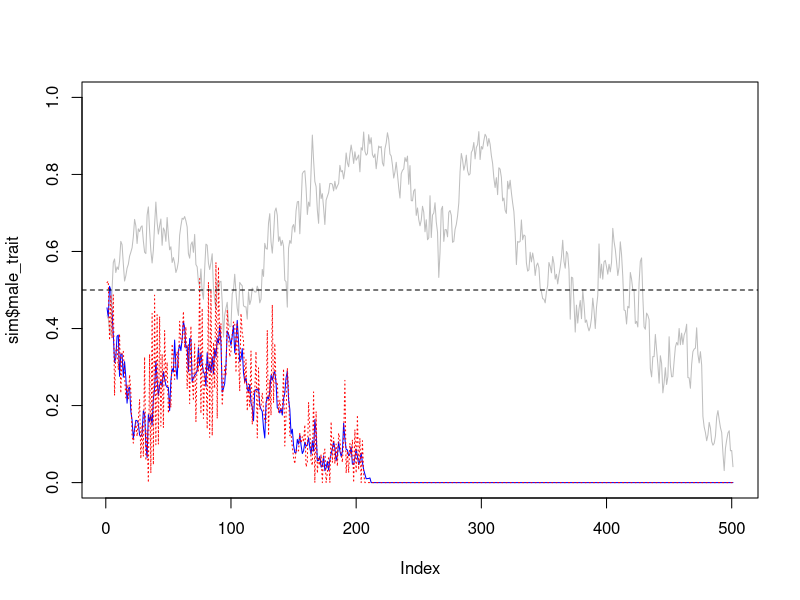

Recreate this plot in R.
#### parameters ####

## list of global parameters
p <- list(
  nb_class = c(1,1), ## i classes of juveniles; non reproductive; only the last observes
  ## j classes of adults; reproductive; only the last does not observe
  K = 200, ## pop size
  female_strategy = "conformity", ## alternatives: "koinophilia" or "conformity"
  survival = 0.9, ## must be < 1
  ageing = 0.1, ## probability to stay in the same age class from one time step to the next
  initial_trait_frequency = 0.5, # initial probability that males have trait 1 (and neutral trait 1)
  # initial_choice_frequency = 0.1, # initial probability that females have chosen trait 1
  n_matings = 10, ## maximum number of matings for males at every time step, must be > 0
  heritability = 1, ## with mutation rate = 1 - heritability
  n_obs = 10, ## maximal number of couples observed per female
  c = 0.6, ## copying rate
  n_steps_removed = 50) ## must be > 0

## dataframe for parameters variation
param_variation <- expand.grid(n_obs = c(4, 6, 8, 10, 15),
                               heritability = 1,
                               c = seq(0.6, 0.8, 0.05))
param_variation_null <- expand.grid(n_obs = 0,
                               heritability = 1,
                               c = seq(0.6, 0.8, 0.05))

## number of replicates per combination of parameters
n_replicates <- 100

## total number of simulations to run
n_simus <- nrow(param_variation) * n_replicates

## number of time steps
n_steps <- 200


#### functions to run simulations ####

# parameters <- p

init_pop <- function(parameters) {
  males <- matrix(NA, nrow = parameters$K, ncol = 4) ## age / trait / neutral trait / alive / nb of matings    
  females <- matrix(NA, nrow = parameters$K, ncol = 7) ## age / trait / neutral trait / alive / observed / preferred / ID male chosen
  colnames(males) <- c("age", "trait", "neutral", "alive")
  colnames(females) <- c("age", "trait", "neutral", "alive", "observed", "preferred", "ID_father")
  ## description of classes
  reproductive = c(rep(FALSE, parameters$nb_class[1]), rep(TRUE, parameters$nb_class[2]))
  observing = c(rep(FALSE, parameters$nb_class[1]-1), TRUE, rep(TRUE, parameters$nb_class[2]-1), FALSE)
  ## initial repartition among age classes
  ## geometric decrease in frequency, based on survival chances
  n <- with(parameters,sum(nb_class))
  pr <- with(parameters, survival^(1:n) / ((survival-survival^(n+1)) / (1-survival))) 
  ## randomly draw number of males
  n_males <- rbinom(1, size = parameters$K, prob = 1/2)
  n_females <- parameters$K - n_males
  ## random repartition of individuals among age classes
  n_males <- as.numeric(rmultinom(1, size = n_males, prob = pr)) # number of males per age class
  n_females <- as.numeric(rmultinom(1, size = n_females, prob = pr)) # number of females per age class
  
  n_tot_females <- sum(n_females) # total number of females
  n_tot_males <- sum(n_males) # total number of males
  
  ## Initialization of age, trait, neutral trait and "who is alive" for females and males
  if (n_tot_females > 0) {
    pos <- 1 : n_tot_females
    females[pos, "age"] <- rep(1:n, times = n_females) # initialization of age in the female matrix
    females[pos, "trait"] <- rbinom(n_tot_females, size = 1, prob = parameters$initial_trait_frequency) # initialization of trait
    females[pos, "neutral"] <- rbinom(n_tot_females, size = 1, prob = parameters$initial_trait_frequency) # initialization of neutral trait
    females[pos, "alive"] <- 1 # initialization of "who is alive"
  }
  if (n_tot_males > 0) {
    pos <- 1 : n_tot_males 
    males[pos, "age"] <- rep(1:n, times = n_males) # initialization of age in the male matrix
    males[pos, "trait"] <- rbinom(n_tot_males, size = 1, prob = parameters$initial_trait_frequency) # initialization of trait
    males[pos, "neutral"] <- rbinom(n_tot_males, size = 1, prob = parameters$initial_trait_frequency) # initialization of neutral trait
    males[pos, "alive"] <- 1 # initialization of "who is alive"
  }
  
  ## Initialization of male chosen for reproductive females
  pos_f <- which(reproductive[females[, 1]]) # positions of reproductive females
  pos_m <- which(reproductive[males[, 1]]) # positions of reproductive males
  if (length(pos_f) > 0 & length(pos_m) > 0) {
    if (length(pos_m) == 1) {
      females[pos_f, "ID_father"] <- pos_m
    } else {
      females[pos_f, "ID_father"] <- sample(pos_m, size = length(pos_f), replace = TRUE)
    }
  }
  
  return(list(males = males, females = females, reproductive = reproductive, observing = observing))
}
# 
# parameters <- p
# tmax <- 10
# return_tradition_only = FALSE

dynamics <- function(tmax, parameters, return_tradition_only = FALSE) { # if return_tradition_only = FALSE, store raw temporal results, if not, store only one tradition (duration) per simulation
  ## initialization
  pop <- init_pop(parameters)
  
  nb <- sum(parameters$nb_class) # number of age classes
  n_females <- n_females_old <- table(factor(pop$females[, "age"], levels = 1 : nb)) # number of females per age class
  n_males <- n_males_old <- table(factor(pop$males[, "age"], levels = 1 : nb)) # number of males per age class
  
  ## prepare vectors and matrices to store output (only if we store raw results)
  if (!return_tradition_only) {
    # for males
    sequence_trait_m <- sequence_neutral_m <- rep(NA, tmax + 1)
    sequence_trait_m[1] <- mean(pop$males[, "trait"], na.rm = TRUE)
    sequence_neutral_m[1] <- mean(pop$males[, "neutral"], na.rm = TRUE)
    # for females
    sequence_trait_f <- sequence_neutral_f <- rep(NA, tmax + 1)
    sequence_observed <- sequence_preferred <- sequence_choice <- rep(NA, tmax + 1)
    sequence_trait_f[1] <- mean(pop$females[, "trait"], na.rm = TRUE)
    sequence_neutral_f[1] <- mean(pop$females[, "neutral"], na.rm = TRUE)
    sequence_choice[1] <- mean(pop$males[pop$females[, "ID_father"], "trait"], na.rm = TRUE)
    sequence_observed[1] <- NA
    sequence_preferred[1] <- NA
    # number of individuals in each age class
    pop_size <- matrix(NA, nrow = tmax + 1, ncol = 2*nb)
    pop_size[1,] <- c(n_females, n_males)
  } else {
    mean_choice <- NA
    trad_duration <- NA
  }
  sequence_nb_demos <- sequence_nb_observations <- rep(NA, tmax + 1)
  sequence_nb_demos[1] <- NA
  sequence_nb_observations[1] <- NA
  
  ## start loop on time steps
  ## as females are "initialized" with a mate, reproduction must come first
  for(g in 1 : tmax) {
    
    ## position of females who reproduced in the previous step
    pos_fR <- which(pop$reproductive[pop$females[, "age"]] & !is.na(pop$females[, "ID_father"])) # position of the females who reproduced (demonstrator females)
    # if (length(pos_fR) == 0) { # if no mate choice at the previous step, we want to end the simulation
    #   print(g)
    #   print("no mate choice in the previous step, stop time, return results")
    #   break # go out of the loop on time steps, to store results
    # }
    # print("the next 2 lines are the position of females who mated and of males that have been chosen in the previous step")
    # print(pos_fR)
    # print(pop$females[pos_fR, "ID_father"])
    
    ## observations / preference
    pos_fO <- which(pop$observing[pop$females[, "age"]]) # position of observing females
    if (length(pos_fO) == 0) {
      # print(g)
      # print("no observing females")
    }
    if (parameters$n_obs == 0) { # preference in the null model, for n_obs = 0
      pop$females[pos_fO, "observed"] <- NA # nothing is observed
      pop$females[pos_fO, "preferred"] <- rbinom(length(pos_fO), size = 1, prob = 1/2) # the preference is random
      sequence_nb_observations[g + 1] <- parameters$n_obs
    } else { # preference in the social model, for n_obs > 0
      # we need the trait of the observed males
      if (parameters$female_strategy == "conformity") { # if female strategy is conformity
        traits_observed_males <- pop$males[pop$females[pos_fR, "ID_father"], "trait"] # traits of males who reproduced with the demonstrator females at g-1
      }
      if (parameters$female_strategy == "koinophilia") { # if female strategy is koinophilia
        traits_observed_males <- pop$males[which(pop$reproductive[pop$males[, "age"]]), "trait"] # traits of reproductive males who are present at g
      }
      # if (!return_tradition_only) sequence_nb_demos[g + 1] <- length(traits_observed_males) # store the number of social info available
      
      if (parameters$n_obs >= length(traits_observed_males)) { # case where there is less to observe than what females could: all females observe the same matings
        sequence_nb_observations[g + 1] <- length(traits_observed_males) # the effective number of observations is the number of available matings to observe
        if (length(traits_observed_males) == 0) { # if there is nothing to observe at this time step, the preference is random
          # print(g)
          # print("nothing to observe, because no repro females or repro males at the previous step")
          pop$females[pos_fO, "observed"] <- NA
          pop$females[pos_fO, "preferred"] <- rbinom(length(pos_fO), size = 1, prob = 1/2)
        } else {
          fr_obs <- mean(traits_observed_males) # frequency for trait 1 observed
          pop$females[pos_fO, "observed"] <- fr_obs
          if (fr_obs > 1/2) {
            pop$females[pos_fO, "preferred"] <- 1
          } 
          else {
            if (fr_obs == 1/2) {
              pop$females[pos_fO,"preferred"] <- rbinom(length(pos_fO), size = 1, prob = 1/2)
            } 
            else {
              pop$females[pos_fO,"preferred"] <- 0
            }
          }
        }
      }
      if (parameters$n_obs < length(traits_observed_males)) { # could be replaced by a else?
        # case where there are more matings to observe than what females can observe
        # use a hypergeometric sampling for each female
        # and determine which male trait value is most frequent among the observations
        sequence_nb_observations[g + 1] <- parameters$n_obs
        nb_1 <- sum(traits_observed_males) # number of 1 in all possible observations
        nb_0 <- length(traits_observed_males) - nb_1 # number of 0 in all possible observations
        nb_1_obs <- rhyper(length(pos_fO), nb_1, nb_0, parameters$n_obs) # number of 1 observed by each observer female
        fr_obs <- nb_1_obs/parameters$n_obs # frequency of 1 observed for each observer female
        pop$females[pos_fO, "observed"] <- fr_obs
        pop$females[pos_fO, "preferred"] <- ifelse(fr_obs > 1/2, 1, 0)
        l <- fr_obs == 1/2
        if (any(l)) {
          pop$females[pos_fO[l], "preferred"] <- rbinom(sum(l), size = 1, prob = 1/2)
        } 
      }
    } ## end of acquisition of the preference in the social model
    
    
    ## who will survive?
    pos <- which(pop$females[, "age"] < nb) # position of females of age class in which survival occurs (not the last age class)
    pop$females[pos, "alive"] <- with(parameters, rbinom(length(pos), size = 1, prob = survival)) # survival (1) or death (0) for every female
    pop$females[which(pop$females[, "age"] == nb), "alive"] <- 0 # females of the last age class will all die
    pos <- which(pop$males[, "age"] < nb) # position of males of age class in which survival occurs (not the last age class)
    pop$males[pos, "alive"] <- with(parameters, rbinom(length(pos), size = 1, prob = survival)) # survival (1) or death (0) for every male
    pop$males[which(pop$males[, "age"] == nb), "alive"] <- 0 # males of the last age class will all die
    
    ## how many newborns to keep pop size constant?
    nb_newborns <- parameters$K - sum(pop$males[, "alive"], na.rm = TRUE) - sum(pop$females[, "alive"], na.rm = TRUE)
    if (nb_newborns < 0) stop("Number of newborns cannot be negative!") # check that everything is OK, in principle this could be removed...
    if (nb_newborns > parameters$K) stop("Number of newborns cannot excess max population size!")
    
    ## randomly draw the identity of the mother / transmission of trait
    if (length(pos_fR) > 0) { # if there are mothers...
      if (nb_newborns > 0) { # ... and space for newborns
        if (length(pos_fR) == 1) {
          who_is_the_mother <- pos_fR
        } else {
          who_is_the_mother <- sample(pos_fR, size = nb_newborns, replace = TRUE)
        }
        who_is_the_father <- pop$females[who_is_the_mother, "ID_father"] # position of the father for each newborn
        # compute trait values for newborns, as transmitted by the two parents
        # print("the next 4 lines are who_is_the_mother, who_is_the_father and theirs relative traits")
        # print(who_is_the_mother)
        # print(who_is_the_father)
        # print(pop$females[who_is_the_mother, "trait"])
        # print(pop$males[who_is_the_father, "trait"])
        newborn_trait <- ifelse(runif(nb_newborns) < 0.5, pop$females[who_is_the_mother, "trait"], pop$males[who_is_the_father, "trait"])
        newborn_neutral <- ifelse(runif(nb_newborns) < 0.5, pop$females[who_is_the_mother, "neutral"], pop$males[who_is_the_father, "neutral"])
        # print("next line = generation")
        # print(g)
        # print("next line = newborn_trait")
        # print(newborn_trait)
        # print("next line = newborn_neutral")
        # print(newborn_neutral)
        # print("next 2 lines = mother and father traits")
        # print(pop$females[who_is_the_mother, "trait"])
        # print(pop$males[who_is_the_father, "trait"])
        # mutation
        mutation_rate <- 1 - parameters$heritability
        mute <- runif(nb_newborns) < mutation_rate
        if (any(mute)) newborn_trait[mute] <- rbinom(sum(mute), size = 1, prob = 1/2)
        mute <- runif(nb_newborns) < mutation_rate
        if (any(mute)) newborn_neutral[mute] <- rbinom(sum(mute), size = 1, prob = 1/2)
        # print("the next line is newborns traits, and male newborn traits")
        # print(newborn_trait)
        # are newborns males or females ?
        newborn_female <- runif(nb_newborns) < 0.5 # TRUE if the newborn is a female
      } else {print("no space for newborns at this step")}
    } else {print("no newborns because no repo females at this step")}

    ## ageing / death
    pop$males[pop$males[, "alive"] == 0, ] <- NA # rows of NA for dead males
    pos_males_age <- which(!is.na(pop$males[, "age"]))
    pop$males[pos_males_age, "age"] <- ifelse(runif(length(pos_males_age)) > parameters$ageing, pop$males[pos_males_age, "age"] + 1, pop$males[pos_males_age, "age"])
    # pop$males[, "age"] <- pop$males[, "age"] + 1
    pop$females[pop$females[, "alive"] == 0, ] <- NA # rows of NA for dead females
    pos_females_age <- which(!is.na(pop$females[, "age"]))
    pop$females[pos_females_age, "age"] <- ifelse(runif(length(pos_females_age)) > parameters$ageing, pop$females[pos_females_age, "age"] + 1, pop$females[pos_females_age, "age"])
    # pop$females[, "age"] <- pop$females[, "age"] + 1

    
    # add newborns to tables
    if (length(pos_fR) > 0) { # if there are mothers...
      if (nb_newborns > 0) { # ... and space for newborns: there are newborns to add to tables
        if (length(newborn_female) > 0 & any(newborn_female)) { # female newborns
          pos <- which(is.na(pop$females[, "age"])) # all empty spaces in the matrix
          pos_f <- pos[1 : sum(newborn_female)] # the empty spaces that will be used to store newborns
          pop$females[pos_f, "trait"] <- newborn_trait[newborn_female]
          pop$females[pos_f, "neutral"] <- newborn_neutral[newborn_female]
          pop$females[pos_f, "age"] <- 1
          pop$females[pos_f, "alive"] <- 1
        }
        if (length(newborn_female) > 0 & any(!newborn_female)) { # male newborns
          pos <- which(is.na(pop$males[, "age"])) # all empty spaces in the matrix
          pos_m <- pos[1 : sum(!newborn_female)] # the empty spaces that will be used to store newborns
          # print(newborn_trait[!newborn_female])
          pop$males[pos_m, "trait"] <- newborn_trait[!newborn_female]
          pop$males[pos_m, "neutral"] <- newborn_neutral[!newborn_female]
          pop$males[pos_m, "age"] <- 1
          pop$males[pos_m, "alive"] <- 1
        }
      }
    }

    ## update who is reproductive (who will have to choose a mate)
    pos_fR <- which(pop$reproductive[pop$females[, "age"]])
    pos_mR <- which(pop$reproductive[pop$males[, "age"]])
    
    if (length(pos_fR) == 0) {
      print(g)
      print("no more reproductive females in the pop")
      nb_repro <- 0
      break
    }
    if (length(pos_mR) == 0) {
      print(g)
      print("no more reproductive males in the pop, stop time, return results")
      nb_repro <- 0
      break
    }
    
    ## mating based on preferences with competition among males
    pop$females[, "ID_father"] <- NA # reset the column of chosen mates from the previous time step
    pos_f_non_mated <- which(pop$reproductive[pop$females[, "age"]] & is.na(pop$females[, "ID_father"])) # females who have to choose a mate
    pos_m_non_mated <- pos_mR # males who still have matings to make
    nb_matings_males <- rep(parameters$n_matings, length(pos_mR)) # number of matings to make for each male
    names(nb_matings_males) <- pos_mR
    
    while (length(pos_f_non_mated) > 0 && length(pos_m_non_mated) > 0) { # as long as there are males and females available to mate
      # stop the while loop if c = 1 and all females preferences are different from males traits (no choice possible, the while loop would never end)
      if (parameters$c == 1 & !any(pop$females[pos_f_non_mated, "preferred"] %in% pop$males[pos_m_non_mated, "trait"])) {  
        break }
      
      pos_f_met <- pos_m_met <- NULL # vectors of females and males who will meet each other
      if (length(pos_f_non_mated) > length(pos_m_non_mated)) { # if there are more females to mate than males available
        pos_f_met <- sample(pos_f_non_mated, length(pos_m_non_mated), replace = FALSE) # we randomly select the females who will have a mate
        pos_m_met <- pos_m_non_mated
      }
      if (length(pos_m_non_mated) > length(pos_f_non_mated)) { # if there are more males available than females
        pos_m_met <- sample(pos_m_non_mated, length(pos_f_non_mated), replace = FALSE) # we randomly select one male for each female to meet with
        pos_f_met <- pos_f_non_mated
      }
      if (length(pos_m_non_mated) == length(pos_f_non_mated) && length(pos_m_non_mated) > 1) { # if there are as many males as females available (and > 1)
        pos_m_met <- sample(pos_m_non_mated) # all males available are met, we just reorder the vector of males
        pos_f_met <- pos_f_non_mated
      }
      if (length(pos_m_non_mated) == length(pos_f_non_mated) && length(pos_m_non_mated) == 1) { # if there are as many males as females available (1 of each)
        pos_m_met <- pos_m_non_mated # the last male available is met by the last female 
        pos_f_met <- pos_f_non_mated
      }
      
      pr <- ifelse(pop$males[pos_m_met, "trait"] == pop$females[pos_f_met, "preferred"], # probability to accept the sampled (met) male, for each female
                   parameters$c,
                   1 - parameters$c)
      
      if(any(is.na(pop$males[pos_m_met, "trait"]))) stop("NA in met males traits")
      if (any(pr < 0) | any(pr > 1)) stop("Invalid probability value!")
      
      chosen <- rbinom(length(pos_f_met), size = 1, prob = pr) # is the male chosen or not, for every female
      
      if (any(chosen == 1)) { # if matings occur, store the choice of females and update the vectors of males and females still available for mating
        pop$females[pos_f_met[chosen == 1], "ID_father"] <- pos_m_met[chosen == 1]
        pos_f_non_mated <- pos_fR[is.na(pop$females[pos_fR, "ID_father"])] # update positions of females without a mate
        
        nb_matings_males[as.character(pos_m_met[chosen == 1])] <- nb_matings_males[as.character(pos_m_met[chosen == 1])] - 1 # remove a mating for males who mated
        pos_m_non_mated <- pos_m_non_mated[nb_matings_males > 0] # keep only males who still have matings to make
        nb_matings_males <- nb_matings_males[nb_matings_males > 0] # keep only males who still have matings to make
      }
    }
    
    ## number of demonstrations during that time step
    nb_repro <- length(which(pop$reproductive[pop$females[, "age"]] & !is.na(pop$females[, "ID_father"])))
    sequence_nb_demos[g + 1] <- nb_repro
    
    ## done with that time step, store output
    
    # if (!any(!is.na(pop$females[, "age"])) || !any(!is.na(pop$males[, "age"]))) {
    #   g <- g - 1
    #   print("male or female extinction")
    #   break # go out of the for (generations) loop
    # }
    
    if (!return_tradition_only) { # outputs if we store raw temporal results
      # for males
      sequence_trait_m[g + 1] <- mean(pop$males[, "trait"], na.rm = TRUE)
      sequence_neutral_m[g + 1] <- mean(pop$males[, "neutral"], na.rm = TRUE)
      # for females
      sequence_trait_f[g + 1] <- mean(pop$females[, "trait"], na.rm = TRUE)
      sequence_neutral_f[g + 1] <- mean(pop$females[, "neutral"], na.rm = TRUE)
      sequence_observed[g + 1] <- mean(pop$females[, "observed"], na.rm = TRUE)
      sequence_preferred[g + 1] <- mean(pop$females[, "preferred"], na.rm = TRUE)
      sequence_choice[g + 1] <- mean(pop$males[pop$females[, "ID_father"], "trait"], na.rm = TRUE)
      # number of individuals in each age class
      n_females <- table(factor(pop$females[, "age"], levels = 1 : nb))
      n_males  <- table(factor(pop$males[, "age"], levels = 1 : nb))      
      pop_size[g + 1, ] <- c(n_females, n_males)
    }
    else { # if we store results for one tradition only, compute the duration of the tradition and stops the simulation if the tradition ends
      if (g == parameters$n_steps_removed) {
        mean_choice <- mean(pop$males[pop$females[, "ID_father"], "trait"], na.rm = TRUE)
        trad_duration <- 0
      }
      if (g > parameters$n_steps_removed) { # start computing the duration of the tradition and return results if the tradition ends
        mean_choice_old <- mean_choice # mean choice at g-1
        mean_choice <- mean(pop$males[pop$females[, "ID_father"], "trait"], na.rm = TRUE) # mean choice at g
        # print("the next 2 lines are mean_choice_old and mean_choice")
        # print(mean_choice_old)
        # print(mean_choice)
        # XOR operator (exclusive or): TRUE if one input is FALSE and the other is TRUE; FALSE if the two are TRUE, or if the two are FALSE
        if (xor(mean_choice > 0.5, mean_choice_old > 0.5)) return(c(last_time_step = g, mean_choice_last_step = mean_choice_old, 
                                                                    n_repro_last_step = nb_repro, mean_demos = mean(sequence_nb_demos, na.rm = T),
                                                                    mean_n_obs = mean(sequence_nb_observations, na.rm = T),
                                                                    tradition_duration = trad_duration))
        trad_duration <- trad_duration + 1
      }
    }
  } ## end of for loop (generations)
  
  ## done with all time steps, return results
  if (!return_tradition_only) {
    results <- list(population = pop, 
                    male_trait = sequence_trait_m, male_neutral = sequence_neutral_m,
                    female_trait = sequence_trait_f, female_neutral = sequence_neutral_f,
                    observed = sequence_observed, preference = sequence_preferred,
                    choice = sequence_choice, effective_nobs = sequence_nb_observations,
                    n_demos = sequence_nb_demos,
                    size = pop_size)
    return(results)
  } 
  else {
    return(c(last_time_step = g, mean_choice_last_step = mean_choice, 
             n_repro_last_step = nb_repro, mean_demos = mean(sequence_nb_demos, na.rm = T),
             mean_n_obs = mean(sequence_nb_observations, na.rm = T),
             tradition_duration = trad_duration))
  }
}

# p$c <- 0.7
# p$n_matings <- 2
# (test <- dynamics(150, p, return_tradition_only = T))

# test code
p$K <- 200
p$nb_class <- c(1,1)
p$ageing <- 0.1
p$female_strategy <- "conformity"
p$n_obs <- 0
p$c <- 0.5
p$heritability <- 1
p$n_matings <- 10
p$n_steps_removed <- 100
sim <- dynamics(500, p, return_tradition_only = F)

# test plot
plot(sim$male_trait, type = "l", col = "blue", ylim = c(0,1))
lines(sim$male_neutral, col = "gray")
lines(sim$choice, col = "red", lty = 3)
abline(h = 0.5, lty = 2)


# nb <- sum(p$nb_class)
# coul <- NULL
# for(i in 1 : nb) coul <- c(coul, adjustcolor("indianred", alpha.f = i/nb))
# for(i in 1 : nb) coul <- c(coul, adjustcolor("steelblue", alpha.f = i/nb))
# barplot(t(sim$size[1:100, ]), col = coul)

## function inputs:
# param_grid = dataframe for parameters variation
# parameters = list of global parameters
# file_name = name of the file in which we store results
# n_replicates = number of replicates for each parameters combination
# tmax = number of time steps in each simulation

param_grid <- param_variation
parameters <- p
file_name <- "test.csv"
n_replicates = 10
tmax = 100

parameters_exploration <- function(param_grid, parameters, file_name, n_replicates = 10, tmax = 200) {
  n_simus <- nrow(param_grid) * n_replicates
  simu_index <- 1
  for (i in 1 : nrow(param_grid)) {
    parameters[colnames(param_grid)] <- param_grid[i,] # set parameters value for the simulation to run
    # print(param_grid[i,])
    for (r in 1 : n_replicates) {
      cat(simu_index, "/", n_simus, "\n")
      simu <- try(dynamics(tmax, parameters, return_tradition_only = TRUE)) # run the simulation
      if (simu_index == 1) { # set up the file to store results
        cat("", "simu", colnames(param_grid), "replicate", names(simu), sep = ";", file = file_name, append = FALSE) # columns names in the file
        cat("\n", file = file_name, append = TRUE) # skip a line
      }
      if ("try-error" %in% class(simu)) { # try ro run the simulation, return NA in the results if there is an error
        # c(generation = NA, mean_choice = NA, tradition_duration = NA) # to be changed in something more generic
        cat(simu_index, i, unlist(param_grid[i,]), r, rep(NA, length(simu)), sep = ";", file = file_name, append = TRUE)
        cat("\n", file = file_name, append = TRUE) # skip a line
      }
      else {
        cat(simu_index, i, unlist(param_grid[i,]), r, simu, sep = ";", file = file_name, append = TRUE) # store results of the simulation in one row of the file
        cat("\n", file = file_name, append = TRUE) # skip a line
      }
      simu_index <- simu_index + 1
    }
  }
}

# test code
# gr <- expand.grid(heritability = seq(0.1, 0.9, by = 0.1), c = seq(0.5, 1, length = 10))
# parameters_exploration(gr, p, "toto.csv", tmax = 100)
parameters_exploration(param_grid, parameters, file_name, n_replicates = 10, tmax = 200)


